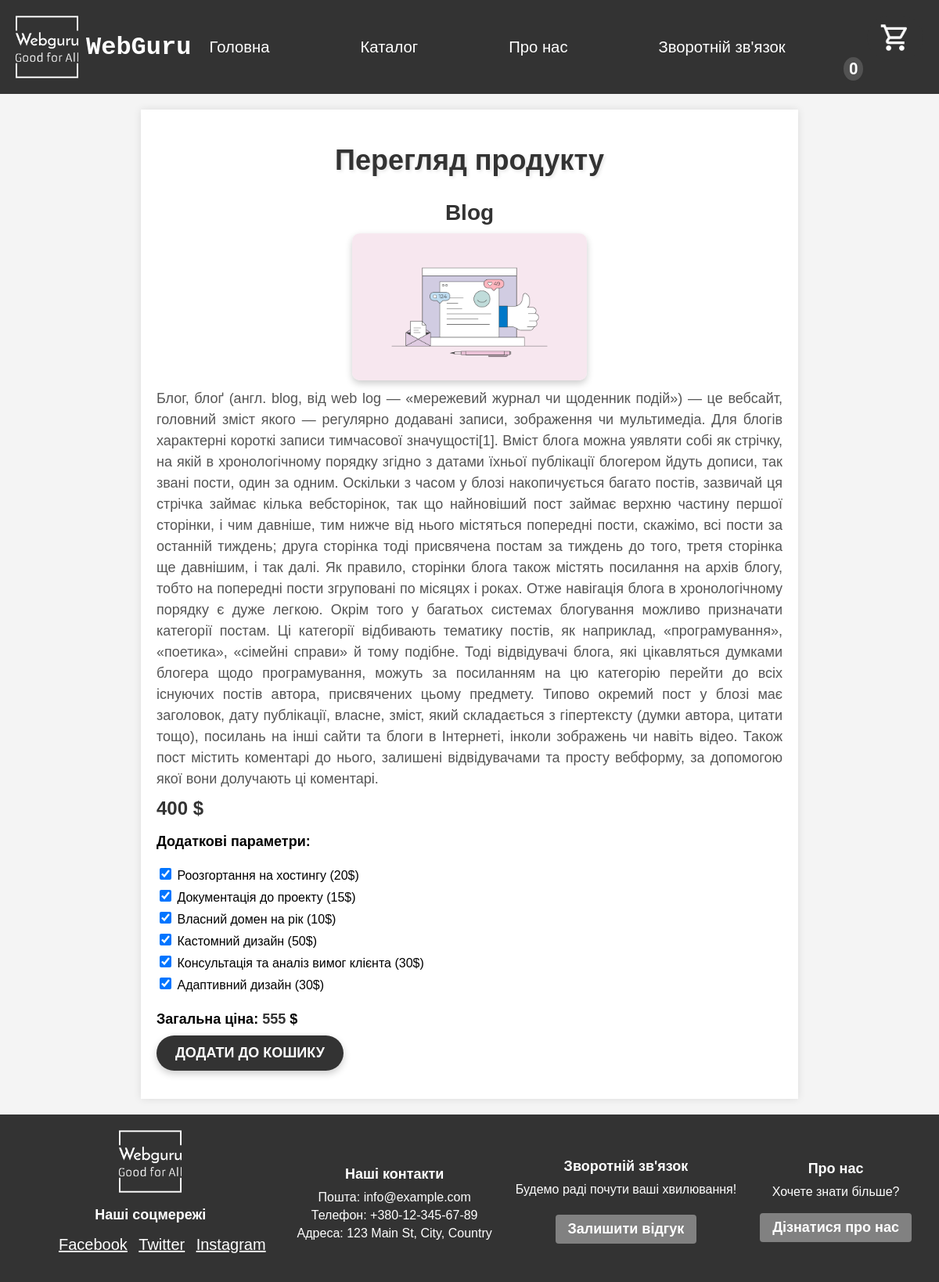
The app's page /product/2 with its own data.
### catalogue/models.py (models this page shows, shortened)
class Products(models.Model):
    name = models.CharField(max_length=255)
    description=models.TextField()
    image=models.ImageField(upload_to="products")
    price=models.IntegerField()

class AdditionalParameter(models.Model):
    name = models.CharField(max_length=255)
    price = models.IntegerField()

### catalogue/views.py (the view, shortened to what this page needs)
# urls.py: path("product/<product_pk>", show_product, name='product'),
def show_product(request, product_pk):
    product = get_object_or_404(Products, pk=product_pk)
    additional_parameters = AdditionalParameter.objects.all()
    full_price = product.price
    for parameter in additional_parameters:
        full_price += parameter.price
    return render(request, "catalogue/product.html", context={'product': product, 'add_parameters': additional_parameters, 'full_price': full_price})

### userpage/templatetags/basket_tags.py (called while the page is built)
@register.simple_tag
def get_prods_in_basket_amount(request):
    session_key = request.session.session_key
    product_list = ProductInBasket.objects.filter(session_key=session_key)
    count = len(product_list)
    return count

### catalogue/templates/catalogue/product.html (shortened to what this page needs)
{% extends 'base/base.html' %}
{% load static %}
{% block style %}
<link rel="stylesheet" href="{% static 'prod_css/style.css' %}">{% endblock %}
{% block content %}
<div id="content">
    <h1>Перегляд продукту</h1>
    <h2 class="product_name">{{ product.name }}</h2>
    <img class="product_img" src="{{ product.image.url }}" style="max-width: 300px;">
    <p class="product_description">{{ product.description }}</p>
    <b class="product_price">{{ product.price }} $</b>
    <br>
    <h3>Додаткові параметри:</h3>
    <form id="basket_form" method="post">
        {% for parameter in add_parameters %}
        <div>
            <input class="product-box check" type="checkbox" value="{{ parameter.pk }}" name="additional-parameter-pk"
                id="" checked>
            {{ parameter.name }} (<span class="parameterPrice">{{ parameter.price }}</span>$)
        </div>
        {% endfor %}
        <h3 class="price_text">Загальна ціна: <span class="finalPrice">{{ full_price }}</span> $</h3>
        <button class="add_in_basket">Додати до кошику</button>
    </form>
</div>
{% endblock %}

### userpage/static/base/css/base.css (style rules this page uses)
body { font-family: Arial, sans-serif; background-color: #f4f4f4; margin: 0; padding: 0; min-height: 100vh; display: flex; flex-direction: column; }
h3 { font-size: 18px; margin-bottom: 10px; }
p { margin: 5px 0; }
input { border: 1.5px solid black; color: black; width: 80%; height: 6%; margin-bottom: 10px; border-radius: 4px; font-size: medium; }

### catalogue/static/prod_css/style.css (style rules this page uses)
#content { max-width: 800px; margin: 20px auto; background-color: #fff; padding: 20px; box-shadow: 0 0 10px rgba(0, 0, 0, 0.1); }
#content h1 { font-size: 36px; font-weight: bold; color: #333; text-align: center; margin-bottom: 30px; text-shadow: 2px 2px 4px rgba(0, 0, 0, 0.1); }
.product_name { font-size: 28px; color: #333; text-align: center; margin-bottom: 10px; }
.product_img { max-width: 100%; height: auto; margin: 0 auto; display: block; border-radius: 10px; box-shadow: 0 4px 10px rgba(0, 0, 0, 0.2); margin-bottom: 10px; }
.product_description { font-size: 18px; color: #555; margin-bottom: 10px; line-height: 1.5; text-align: justify; }
.product_price { font-size: 24px; font-weight: bold; color: #333; text-align: center; margin-bottom: 10px; }
form { margin-top: 20px; }
.product-box { margin-bottom: 10px; width: 15px; height: 15px; }
.price_text { font-size: 18px; margin-bottom: 10px; }
.finalPrice { font-weight: bold; color: #333; }
.add_in_basket { display: inline-block; padding: 12px 24px; background-color: #333; color: #fff; text-decoration: none; border-radius: 30px; transition: background-color 0.3s; text-align: center; font-size: 18px; font-weight: bold; text-transform: uppercase; cursor: pointer; border: none; box-shadow: 0 4px 10px rgba(0, 0, 0, 0.2); }

### records on screen
Products: name "Blog", image (picture), description "Блог, блоґ (англ. blog, від web log — «мережевий журнал чи щоденник подій») — це вебсайт, головний зміст якого — регулярно додавані записи, зображення чи мультимедіа. Для блогів характерні короткі записи тимчасової значущості[1]. Вміст блога можна уявляти собі як стрічку, на якій в хронологічному порядку згідно з датами їхньої публікації блогером йдуть дописи, так звані пости, один за одним. Оскільки з часом у блозі накопичується багато постів, зазвичай ця стрічка займає кілька вебсторінок, так що найновіший пост займає верхню частину першої сторінки, і чим давніше, тим нижче від нього містяться попередні пости, скажімо, всі пости за останній тиждень; друга сторінка тоді присвячена постам…", price "400"
AdditionalParameter: name "Роозгортання на хостингу", price "20"
AdditionalParameter: name "Документація до проекту", price "15"
AdditionalParameter: name "Власний домен на рік", price "10"
AdditionalParameter: name "Кастомний дизайн", price "50"
AdditionalParameter: name "Консультація та аналіз вимог клієнта", price "30"
AdditionalParameter: name "Адаптивний дизайн", price "30"

### other values on screen
{{ full_price }} "555"
